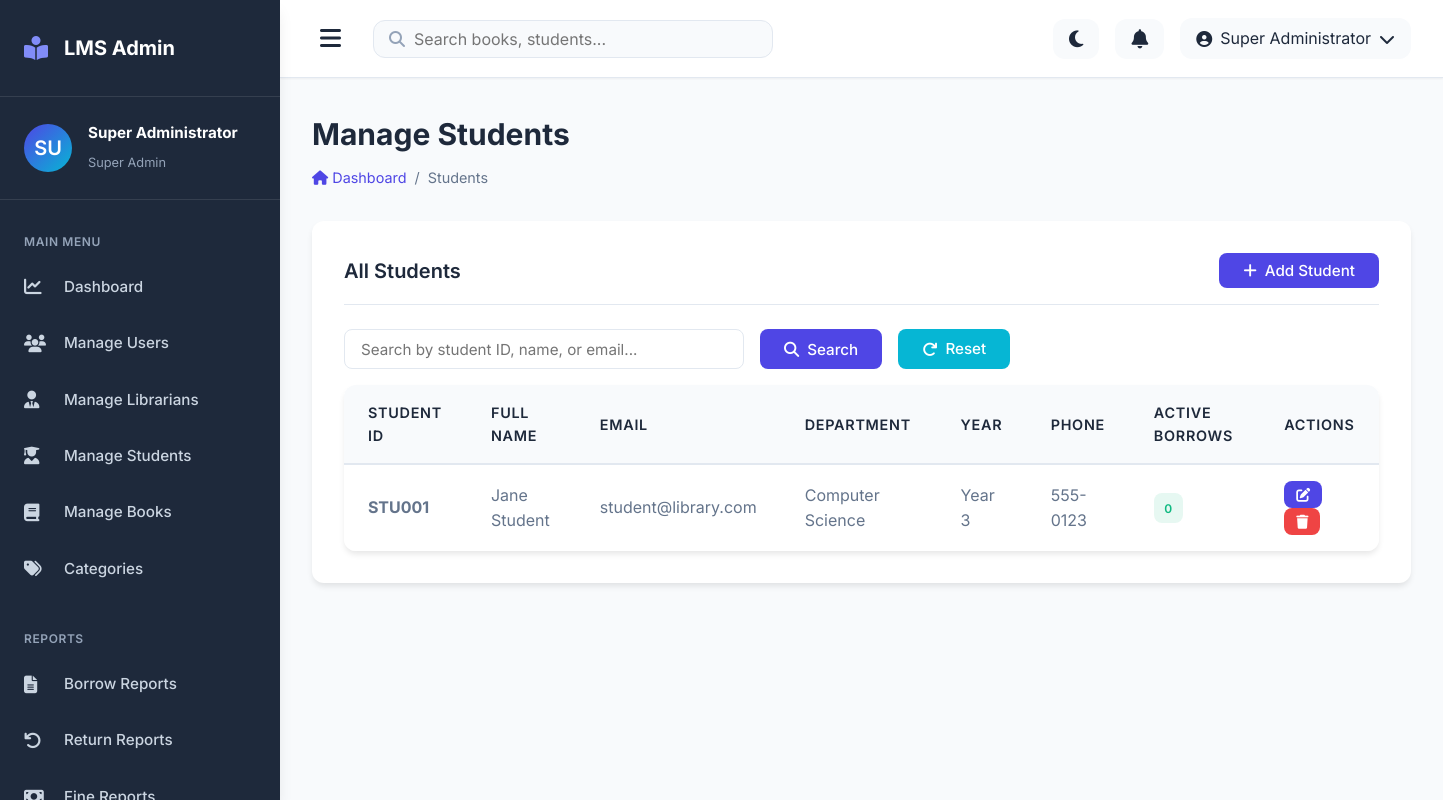
The app's page /admin/students.php (signed in) with its own data.
### tables this page shows
CREATE TABLE students (
    id INT PRIMARY KEY AUTO_INCREMENT,
    user_id INT UNIQUE,
    student_id VARCHAR(50) UNIQUE NOT NULL,
    full_name VARCHAR(100) NOT NULL,
    department VARCHAR(100),
    year VARCHAR(20),
    phone VARCHAR(20),
    email VARCHAR(100) UNIQUE NOT NULL,
    created_at TIMESTAMP DEFAULT CURRENT_TIMESTAMP,
    updated_at TIMESTAMP DEFAULT CURRENT_TIMESTAMP ON UPDATE CURRENT_TIMESTAMP,
    FOREIGN KEY (user_id) REFERENCES users(id) ON DELETE SET NULL
);

### admin/students.php (the view, shortened to what this page needs)
<?php
$search = $_GET['search'] ?? '';
try {
    $db = getDB();
    $sql = "SELECT s.*,
            (SELECT COUNT(*) FROM borrow_records WHERE student_id = s.id AND status IN ('borrowed', 'overdue')) as active_borrows
            FROM students s WHERE 1=1";
    $params = [];
    $sql .= " ORDER BY s.created_at DESC";
    $stmt = $db->prepare($sql);
    $stmt->execute($params);
    $students = $stmt->fetchAll();
} catch (PDOException $e) {
    error_log("Fetch students error: " . $e->getMessage());
    $students = [];
}
include '../includes/header.php';
include '../includes/sidebar_admin.php';
?>
<div class="main-content">
    <?php include '../includes/navbar.php'; ?>
    <div class="content">
        <div class="page-header">
            <h1 class="page-title">Manage Students</h1>
            <div class="breadcrumb">
                <a href="<?php echo SITE_URL; ?>/admin/dashboard.php">
                    <i class="fas fa-home"></i> Dashboard
                </a>
                <span>/</span>
                <span>Students</span>
            </div>
        </div>
        <div class="card">
            <div class="card-header">
                <h3 class="card-title">All Students</h3>
                <button class="btn btn-primary" onclick="openModal('addStudentModal')">
                    <i class="fas fa-plus"></i> Add Student
                </button>
            </div>
            <div class="card-body">
                <form method="GET" class="mb-2">
                    <div class="d-flex gap-2">
                        <input type="text" name="search" class="form-control" placeholder="Search by student ID, name, or email..."
                               value="<?php echo htmlspecialchars($search); ?>" style="max-width: 400px;">
                        <button type="submit" class="btn btn-primary">
                            <i class="fas fa-search"></i> Search
                        </button>
                        <a href="<?php echo SITE_URL; ?>/admin/students.php" class="btn btn-secondary">
                            <i class="fas fa-redo"></i> Reset
                        </a>
                    </div>
                </form>
                <?php if (empty($students)): ?>
                <div class="empty-state">
                    <i class="fas fa-user-graduate"></i>
                    <h3>No Students Found</h3>
                    <p>Start by adding your first student.</p>
                </div>
                <?php else: ?>
                <div class="table-container">
                    <table class="table">
                        <thead>
                            <tr>
                                <th>Student ID</th>
                                <th>Full Name</th>
                                <th>Email</th>
                                <th>Department</th>
                                <th>Year</th>
                                <th>Phone</th>
                                <th>Active Borrows</th>
                                <th>Actions</th>
                            </tr>
                        </thead>
                        <tbody>
                            <?php foreach ($students as $student): ?>
                            <tr>
                                <td><strong><?php echo htmlspecialchars($student['student_id']); ?></strong></td>
                                <td><?php echo htmlspecialchars($student['full_name']); ?></td>
                                <td><?php echo htmlspecialchars($student['email']); ?></td>
                                <td><?php echo htmlspecialchars($student['department']); ?></td>
                                <td><?php echo htmlspecialchars($student['year']); ?></td>
                                <td><?php echo htmlspecialchars($student['phone']); ?></td>
                                <td>
                                    <span class="badge badge-<?php echo $student['active_borrows'] > 0 ? 'warning' : 'success'; ?>">
                                        <?php echo $student['active_borrows']; ?>
                                    </span>
                                </td>
                                <td>
                                    <button class="btn btn-sm btn-primary" onclick='editStudent(<?php echo json_encode($student); ?>)'>
                                        <i class="fas fa-edit"></i>
                                    </button>
                                    <button class="btn btn-sm btn-danger" onclick="deleteStudent(<?php echo $student['id']; ?>, '<?php echo htmlspecialchars($student['full_name']); ?>')">
                                        <i class="fas fa-trash"></i>
                                    </button>
                                </td>
                            </tr>
                            <?php endforeach; ?>
                        </tbody>
                    </table>
                </div>
                <?php endif; ?>
            </div>
        </div>
    </div>
</div>
<?php include '../includes/footer.php'; ?>

### records on screen
students: student "STU001", full_name "Jane Student", email "student@library.com", department "Computer Science", year "Year 3", phone "555-0123", active_borrows "0"

### other values on screen
$userInitials "SU"
$currentUser['full_name'] "Super Administrator"
str_replace('_', ' ', $currentUser['role']) "Super Admin"
